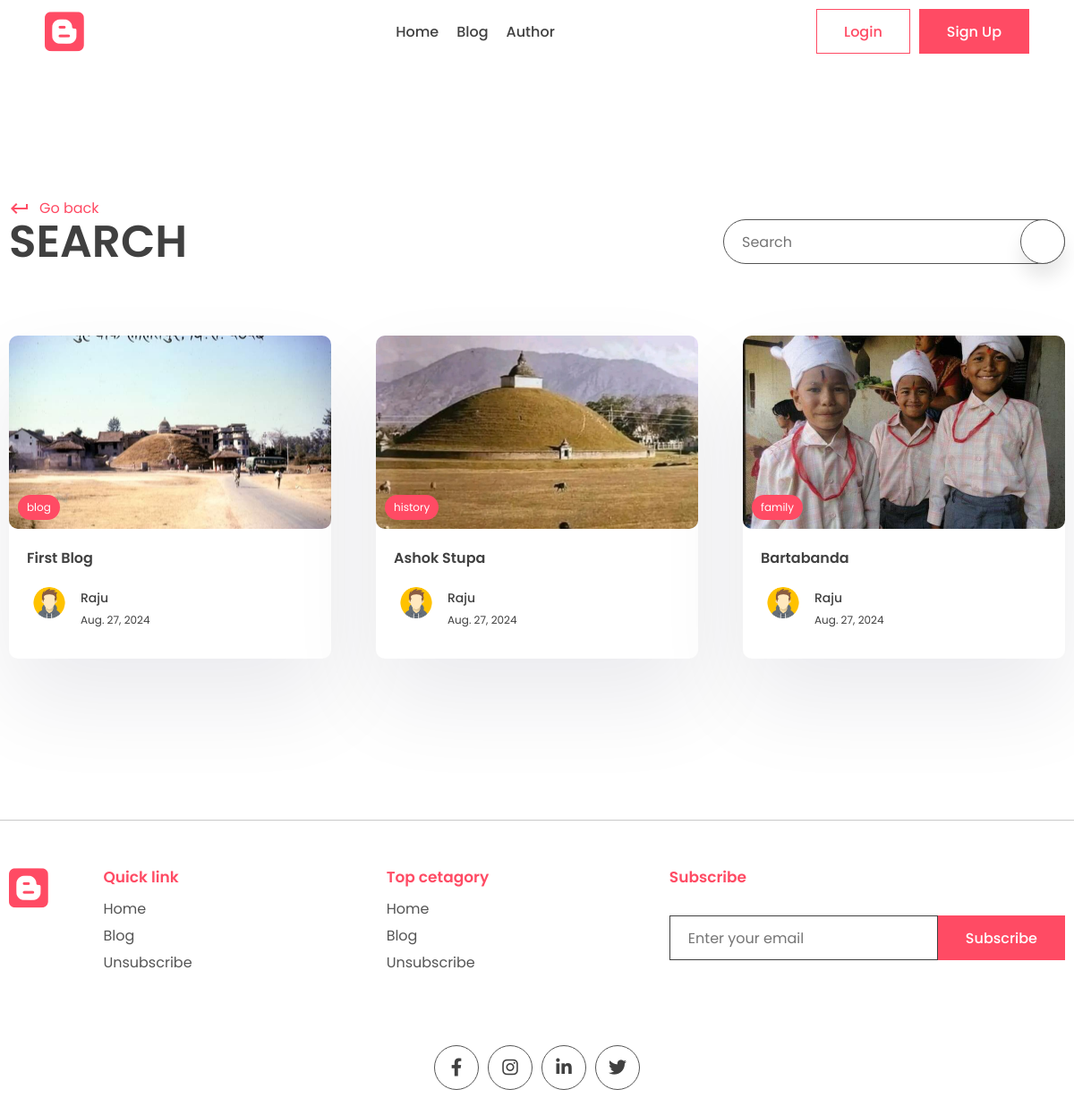
The page /search/ on the database as committed earlier.
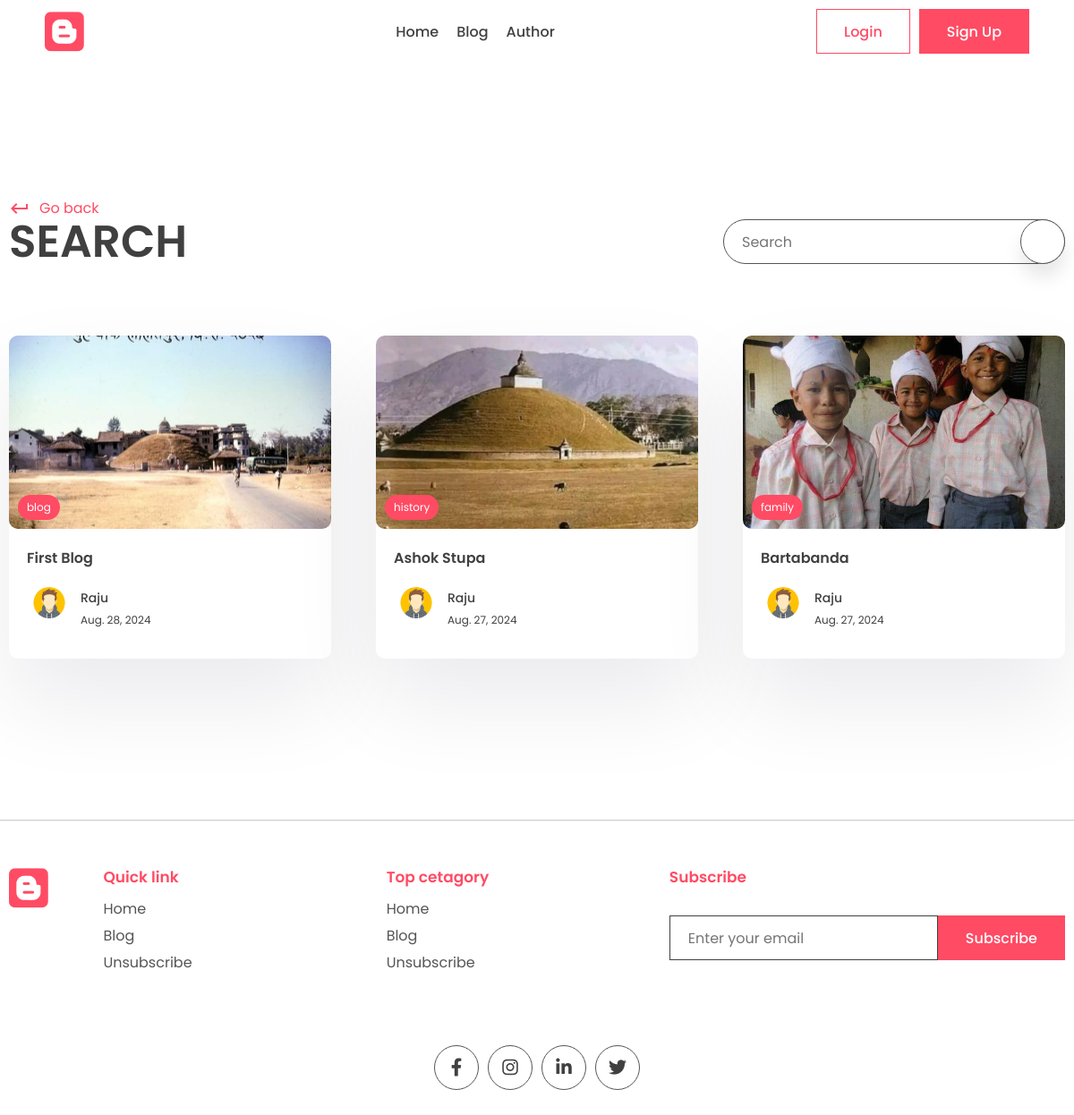
The same page on the database as committed later.
### app/models.py (models this page shows, shortened)
class Post(models.Model):
    title = models.CharField(max_length=200)
    content = models.TextField()
    last_updated = models.DateTimeField(auto_now=True)
    slug = models.SlugField(max_length=200, unique=True)
    image = models.ImageField(null=True, blank=True, upload_to="images/")
    tags = models.ManyToManyField(Tag, blank=True, related_name='post')
    view_count = models.IntegerField(null=True, blank=True)
    author = models.ForeignKey(User, on_delete=models.CASCADE, null=True, blank=True)

class Tag(models.Model):
    name = models.CharField(max_length=100)
    description = models.CharField(max_length=100)
    slug = models.SlugField(max_length=100, unique=True)

class Profile(models.Model):
    user = models.OneToOneField(User, on_delete=models.CASCADE)
    profile_image = models.ImageField(null=True, blank=True, upload_to="images/")
    slug = models.SlugField(max_length=200, unique=True)
    bio = models.CharField(max_length=200)

### app/views.py (the view)
# urls.py: path('search/', views.search_posts, name='search'),
def search_posts(request):
    search_query = ''
    if request.GET.get('q'):
        search_query = request.GET.get('q')
    posts = Post.objects.filter(title__icontains=search_query)
    print("search : " + search_query)
    context = { 'posts':posts, 'search_query':search_query }
    return render(request, 'app/search.html', context)

### app/templates/app/search.html (shortened to what this page needs)
{% extends "base.html" %}
{% block content %}
<main>
  <div class="container">
    <div class="page-top">
      <div class="top flex">
        <div class="page-name">
          <a href="#" class="learn">
            <span class="material-icons"> keyboard_return </span> Go back
          </a>
          <h1>Search</h1>
        </div>
        <form class="search-bar s-active" method="GET">
          <input type="text" placeholder="Search" name="q" value="{{search_query}}" />
          <button type="submit" class="animated-search">
          </button>
        </form>
      </div>
    </div>
  </div>
</main>
<section class="sp">
  <div class="container">
    <div class="grid">
        {% for post in posts %}
        <a href="{% url "post_page" post.slug %}">
          <div class="card">
            <div class="post-img">
              <img src="{{post.image.url}}" alt="" />
              <div class="tag">{{post.tags.all.0.name}}</div>
            </div>
            <div class="card-content">
              <h3>
                {{post.title}}
              </h3>
              <div class="author">
                <div class="profile-pic">
                  <img src="{{post.author.profile.profile_image.url}}" alt="" />
                </div>
                <div class="details">
                  <p>{{post.author.first_name}}</p>
                  <small>{{post.last_updated|date}}</small>
                </div>
              </div>
            </div>
          </div>
        </a>
        {%empty%}
        <p>Nothing to show here</p>
        {% endfor %}
    </div>
  </div>
</section>
{% endblock content %}

### templates/base.html (shortened to what this page needs)
{% load static %}
<!DOCTYPE html>
<html lang="en">
  <head>
    <link rel="stylesheet" href="{% static 'app/style.css' %}" />
    <link
      rel="stylesheet"
      href="https://unicons.iconscout.com/release/v2.1.6/css/unicons.css"
    />
    <link
      rel="stylesheet"
      href="https://cdnjs.cloudflare.com/ajax/libs/font-awesome/6.1.1/css/all.min.css"
    />
  </head>
  <body>
    <header>
      <div class="container container-fluid">
        <div class="logo">
          <i class="fa-brands fa-blogger"></i>
        </div>
        <div class="links">
          <a href="index.html">Home</a>
          <a href="pages/blog.html">Blog</a>
          <a href="pages/author.html">Author</a>
        </div>
        <div class="action-btn">
          <a href="pages/login.html"
            ><button class="btn btn-scoundary">Login</button></a
          >
          <a href="pages/signup.html">
            <button class="btn btn-primary">Sign Up</button></a
          >
        </div>
      </div>
    </header>
    <main>
    {% block content %}
    {% endblock content %}
    </main>
    <footer>
      <div class="container">
        <div class="grid-4">
          <div class="logo f-logo">
            <i class="fa-brands fa-blogger"></i>
          </div>
          <div class="link">
            <h2>Quick link</h2>
            <div class="q-link">
              <a href="#">Home</a>
              <a href="#">Blog</a>
              <a href="#">Unsubscribe</a>
            </div>
          </div>
          <div class="link">
            <h2>Top cetagory</h2>
            <div class="q-link">
              <a href="#">Home</a>
              <a href="#">Blog</a>
              <a href="#">Unsubscribe</a>
            </div>
          </div>
          <div class="news-signup">
            <h2>Subscribe</h2>
            <div class="newsletter">
              <form method="POST">
                <input
                  type="email"
                  name="email"
                  maxlength="100"
                  placeholder="Enter your email"
                  required=""
                  id="id_email"
                />
                <button class="btn btn-primary">Subscribe</button>
              </form>
            </div>
          </div>
        </div>
        <div class="share">
          <div class="social">
            <a href="#">
              <i class="fa-brands fa-facebook-f"></i>
            </a>
            <a href="#">
              <i class="fa-brands fa-instagram"></i>
            </a>
            <a href="#">
              <i class="fa-brands fa-linkedin-in"></i>
            </a>
            <a href="#">
              <i class="fa-brands fa-twitter"></i>
            </a>
          </div>
        </div>
      </div>
    </footer>
  </body>
</html>

Rows that differ between the two databases and show on the page:
changed Post "First Blog": last_updated "Aug. 27, 2024" → "Aug. 28, 2024"
